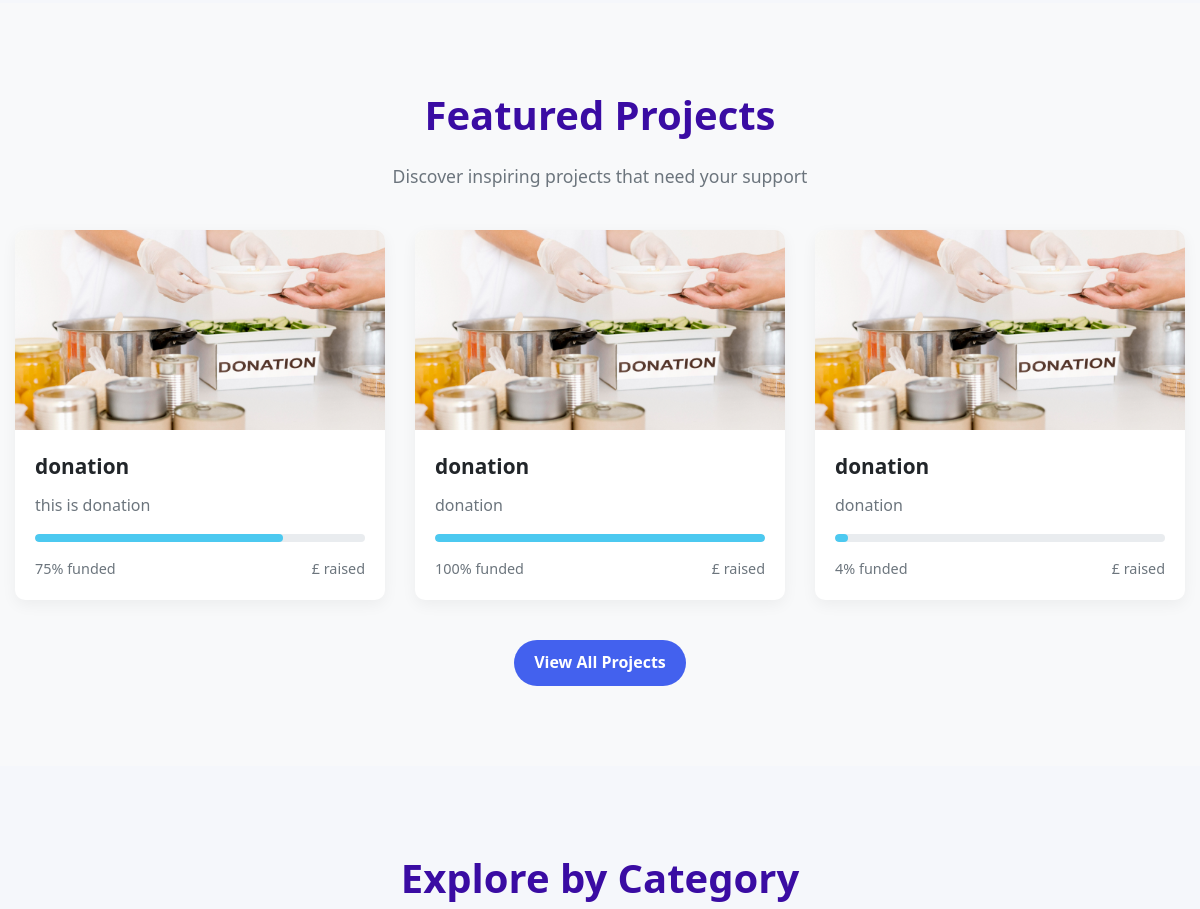
/ (middle part), run on an earlier commit of the app's database.
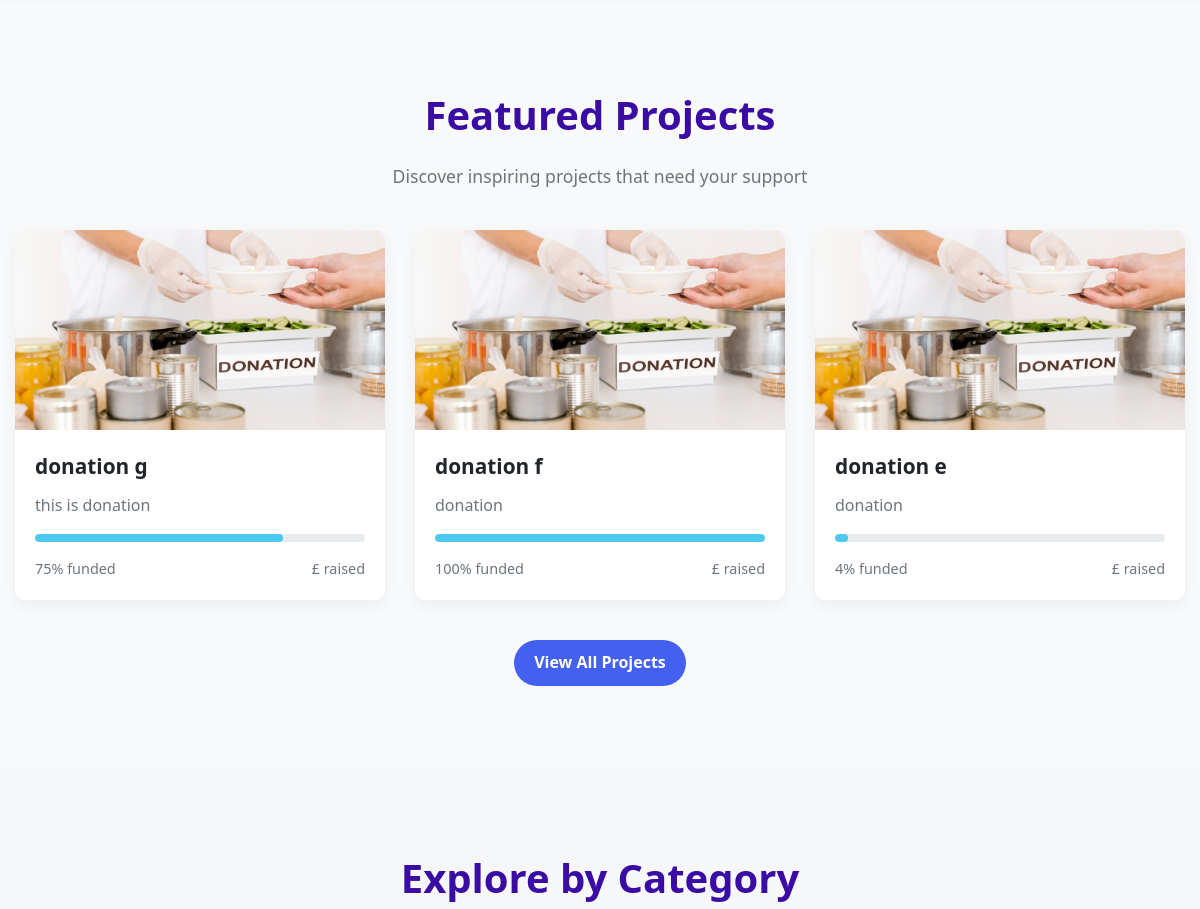
And on a later commit of the database.
### pages/models.py (models this page shows, shortened)
class Projects(models.Model):
    title = models.CharField(max_length=100)
    description = models.TextField()
    image = models.ImageField(upload_to='projects/%Y/%m/%d/')
    funded_amount = models.DecimalField(max_digits=10, decimal_places=2)
    donatuion_amount = models.DecimalField(max_digits=10, decimal_places=2)
    donors = models.IntegerField()
    days_left = models.IntegerField()
    about_project = models.TextField()
    amount_goal = models.DecimalField(max_digits=10, decimal_places=2)
    start_date = models.DateField(auto_now_add=True)
    end_date = models.DateField(blank=True, null=True)
    category = models.ForeignKey('Categories', on_delete=models.CASCADE, related_name='projects')
    slug = models.SlugField(null=True, blank=True)
    class Meta:
        verbose_name = 'Project'
        verbose_name_plural = 'Projects'

### pages/views.py (the view)
# urls.py: path('', views.index, name='index'),
def index(request):
    context = {
        'projects': Projects.objects.all()[:3],
        'categories': Categories.objects.all()
    }
    return render(request, 'pages/index.html', context)

### templates/pages/index.html (shortened to what this page needs)
{% extends "base.html" %}
{% block content %}
    <div id="home" class="page active">
        <section class="projects">
            <div class="container">
                <div class="section-title">
                    <h2>Featured Projects</h2>
                    <p>Discover inspiring projects that need your support</p>
                </div>
                <div class="projects-grid">
                    {% for project in projects %}
                    <div class="card project-card" >
                        <div class="project-image">
                            <a href="{% url "project_detail" project.slug %}">
                                <img src="{{ project.image.url }}" alt="Project Image">
                            </a>
                        </div>
                        <div class="project-content">
                            <h3 class="project-title">{{ project.title }}</h3>
                            <p class="project-description">{{ project.description }}</p>
                            <div class="project-progress">
                                <div class="progress-bar" style="width: {{ project.funded_amount|floatformat:0 }}%;"></div>
                            </div>
                            <div class="project-details">
                                <span>{{ project.funded_amount|floatformat:0 }}% funded</span>
                                <span>£{{ project.donation_amount|floatformat:0 }} raised</span>
                            </div>
                        </div>
                    </div>
                    {% endfor %}
                </div>
                <div style="text-align: center; margin-top: 40px;">
                    <a href="{% url "projects" %}" class="btn btn-primary">View All Projects</a>
                </div>
            </div>
        </section>
        <section class="categories">
            <div class="container">
                <div class="section-title">
                    <h2>Explore by Category</h2>
                </div>
            </div>
        </section>
    </div>
{% endblock content %}

What changed in the data, as far as the page shows it:
changed Projects "this is donation": title "donation" → "donation g"
changed Projects: title "donation" → "donation f"
changed Projects: title "donation" → "donation e"
